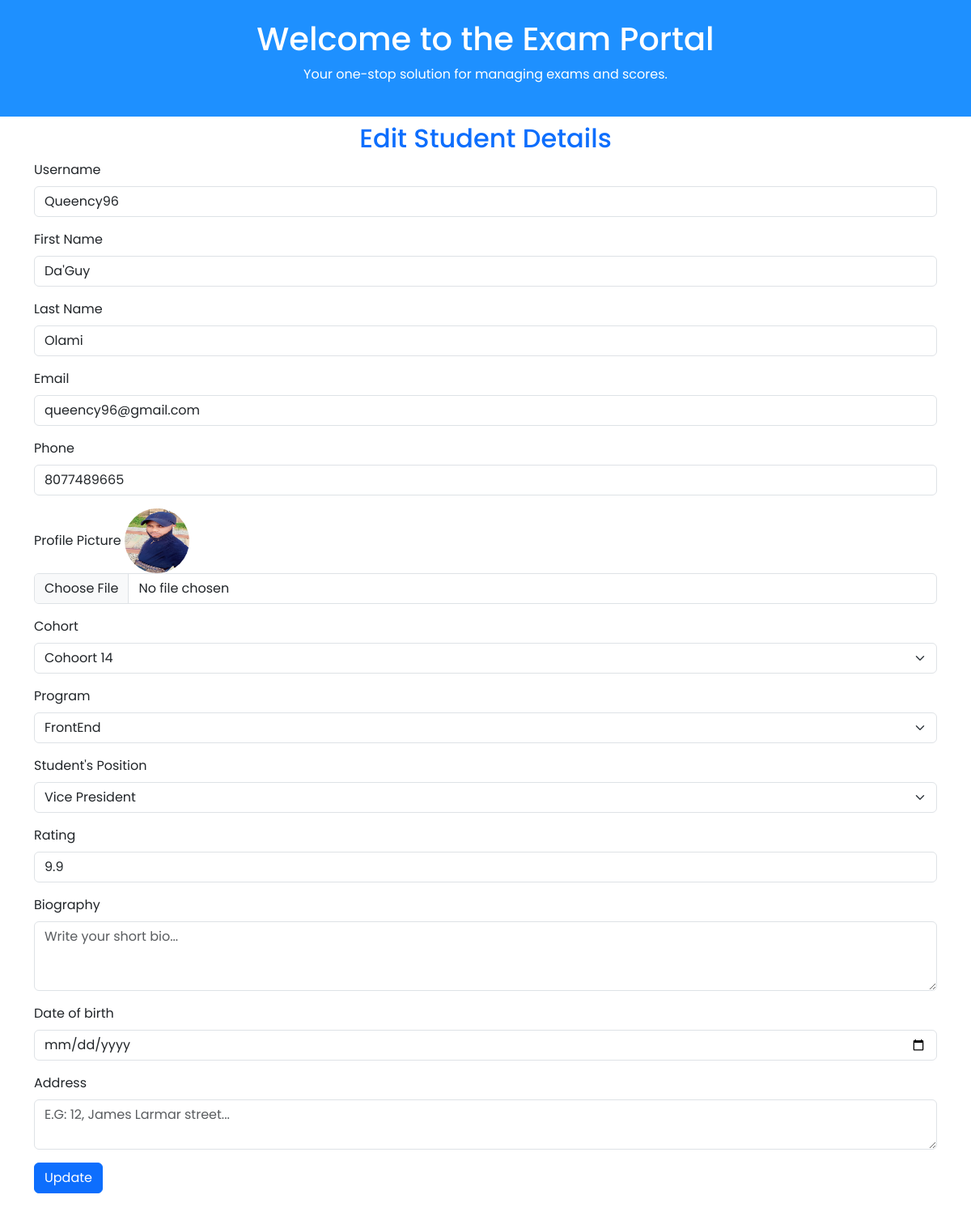
/edit_views/daguy-olami-515266777, run on an earlier commit of the app's database.
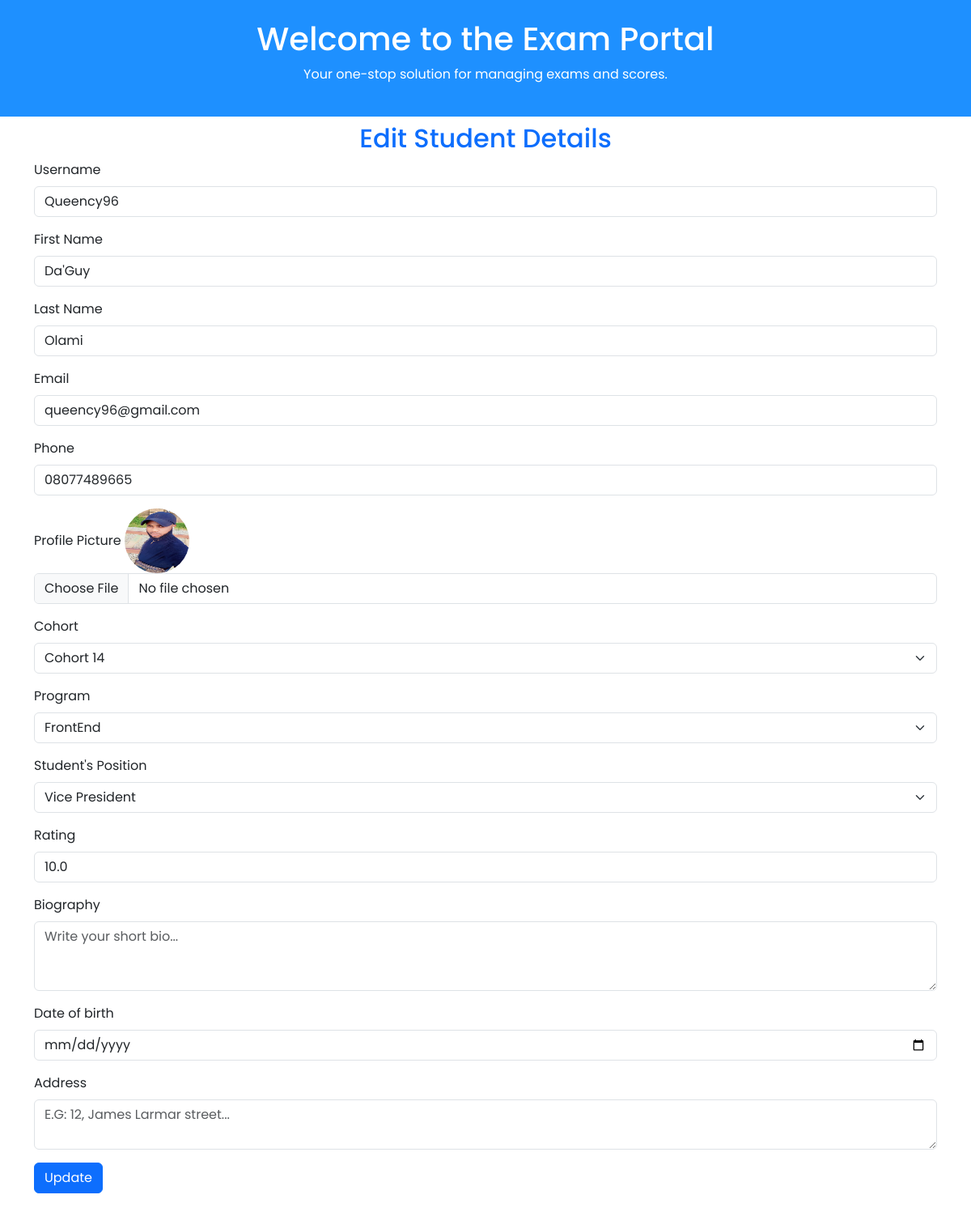
And on a later commit of the database.
### students/models.py (models this page shows, shortened)
class Student(models.Model):
  username = models.CharField(max_length=100,unique=True)
  first_name = models.CharField(max_length=100)
  last_name = models.CharField(max_length=100)
  student_type = models.CharField(max_length=9, choices=student_position, default='Student')
  status = models.BooleanField(default=True)
  email = models.EmailField(max_length=254, unique=True, validators=[mail_validator])
  phone = models.CharField(max_length=11, null=True, blank=True)
  slug = models.SlugField(unique=True, blank=True, editable=False)

class Student_Profile(models.Model):
  student = models.OneToOneField(Student, on_delete=models.CASCADE)
  bio = models.TextField()
  DOB = models.DateField()
  address = models.CharField(max_length=500)
  rating = models.FloatField(default=0.0)
  profile_picture = models.ImageField(upload_to='student_profile')
  date_join = models.DateTimeField(auto_now_add=True)

### students/views.py (the view)
# urls.py: path('edit_views/<slug:slug>', views.edit_views, name= 'edit_views'),
def edit_views(request, slug):
    student = get_object_or_404(Student, slug=slug)
    all_cohorts = Cohort_Group.objects.all()
    student_type = student_position
    context ={
        'student': student,
        'all_cohorts': all_cohorts,
        'type': student_type
    }
    return render(request, 'blog/editstudent.html', context)

### templates/blog/editstudent.html (shortened to what the changed rows need)
{% load static %}
<!DOCTYPE html>
<html lang="en">
  <head>
    <link
      href="https://cdn.jsdelivr.net/npm/bootstrap@5.3.0-alpha1/dist/css/bootstrap.min.css"
      rel="stylesheet" />
    <link
      rel="stylesheet"
      href="https://cdnjs.cloudflare.com/ajax/libs/font-awesome/6.0.0-beta3/css/all.min.css" />
    <link
      rel="stylesheet"
      href="https://cdn.jsdelivr.net/npm/bootstrap-icons@1.11.3/font/bootstrap-icons.min.css" />
    <link rel="stylesheet" href="{% static 'CSS/list.css' %}" />
  </head>
  <body>
    <header class="bg-info text-white py-4 text-center">
      <h1>Welcome to the Exam Portal</h1>
    </header>
    <section>
      <h2 class="text-center m-2 text-primary">Edit Student Details</h2>
    </section>
    <section class="container mt-1 mb-5">
      <form action="{% url 'edit_student' student.slug %}" method="post" enctype="multipart/form-data">
        <div class="mb-3">
          <label for="username" class="form-label">Username</label>
          <input
            type="text"
            class="form-control"
            id="username"
            name="username"
            value="{{student.username}}"
            placeholder="Enter Username" />
        </div>
        <div class="mb-3">
          <label for="first_name" class="form-label">First Name</label>
          <input
            type="text"
            class="form-control"
            id="first_name"
            name="first_name"
            value="{{student.first_name}}"
            placeholder="Enter First Name" />
        </div>
        <div class="mb-3">
          <label for="last_name" class="form-label">Last Name</label>
          <input
            type="text"
            class="form-control"
            id="last_name"
            name="last_name"
            value="{{student.last_name}}"
            placeholder="Enter Last Name" />
        </div>
        <div class="mb-3">
          <label for="email" class="form-label">Email</label>
          <input
            type="text"
            class="form-control"
            id="email"
            name="email"
            value="{{student.email}}"
            placeholder="abc@123.com" />
        </div>
        <div class="mb-3">
          <label for="phone" class="form-label">Phone</label>
          <input
            type="tel"
            pattern="[0-9]{11}"
            class="form-control"
            id="phone"
            name="phone"
            value="{{student.phone}}"
            placeholder="08012345678" />
        </div>
        <div class="mb-3">
          <label for="profileImage" class="form-label"
            >Profile Picture</label
          >
          <img class="rounded-circle"
          width="80"
          height="80"
          src="{{student.student_profile.profile_picture.url}}"
          alt="{{student.username}}'s profile picture">
          <input
            type="file"
            class="form-control"
            id="profileImage"
            name="profileImage"
            placeholder="Choose your profile picture" />
        </div>
        <div class="mb-3">
          <label for="cohort" class="form-label">Cohort</label>
          <select class="form-select" id="cohort" name="cohort">
            {% for cohort in all_cohorts %}
            <option value="{{cohort.name}}">{{cohort.name}}</option>
            {% endfor %}
          </select>
        </div>
        <div class="mb-3">
          <label for="rating" class="form-label">Rating</label>
          <input
            type="number"
            class="form-control"
            id="rating"
            name="rating"
            placeholder="'1' to '9'"
            value="{{student.student_profile.rating|default:'0.0'}}"
            min="1"
            max="10" />
        </div>
      </form>
    </section>
  </body>
</html>

What changed in the data, as far as the page shows it:
changed Student "Queency96": phone "8077489665" → "08077489665"; rating "9.9" → "10.0"
Also different on the page:
form field cohort: "Cohoort 14" → "Cohort 14"
